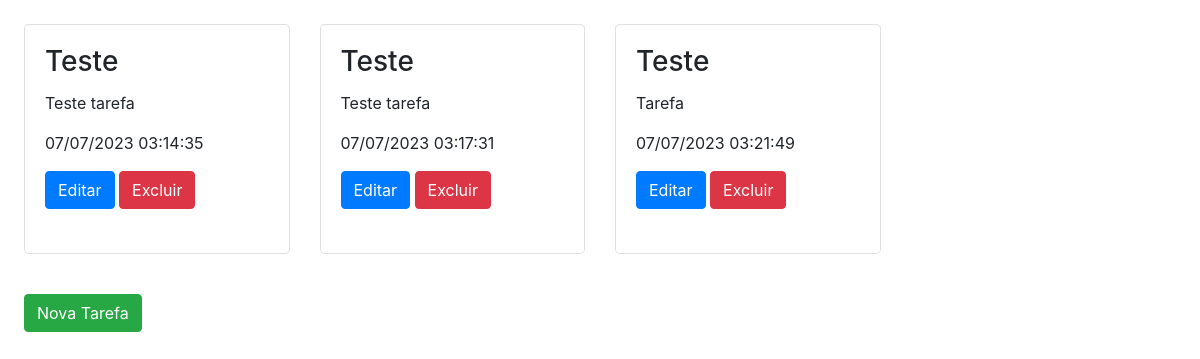
The app's page /, older data.
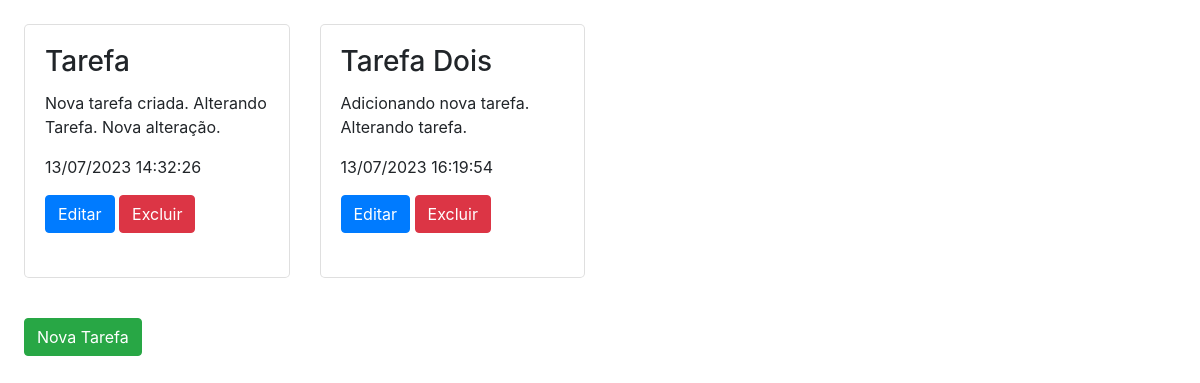
The same page, newer data.
### tasks/models.py (models this page shows, shortened)
class Task(models.Model):
    titulo = models.CharField(max_length=255)
    descricao = models.TextField()
    criado_em = models.DateTimeField(auto_now_add=True)
    responsavel = models.CharField(max_length=255, null=True, blank=True)

### tasks/views.py (the view)
# urls.py: path('', views.task_list, name='task_list'),
def task_list(request):
    tasks = Task.objects.all()
    return render(request, 'tasks/task_list.html', {'tasks': tasks})

### tasks/templates/tasks/task_list.html (shortened to what this page needs)
{% load bootstrap4 %}
{% load tz %}
<!DOCTYPE html>
<html>
<head>
    {% bootstrap_css %}
</head>
<body class="p-4">
    <div class="row mb-4">
        {% for task in tasks %}
            <div class="col-md-3">
                <div class="card mb-3">
                    <div class="card-body">
                        <h3 class="card-title">{{ task.titulo }}</h3>
                        <p class="card-text card-description">{{ task.descricao }}</p>
                        <p class="card-text">{{ task.criado_em|date:"d/m/Y H:i:s" }}</p>
                        <a href="{% url 'tasks:task_update' pk=task.pk %}" class="btn btn-primary mb-4">Editar</a>
                        <a href="{% url 'tasks:task_delete' pk=task.pk %}" class="btn btn-danger btn-delete mb-4">Excluir</a>
                    </div>
                </div>
            </div>
        {% empty %}
            <p>Nenhuma Tarefa Cadastrada.</p>
        {% endfor %}
    </div>
    <a href="{% url 'tasks:task_create' %}" class="btn btn-success mb-4">Nova Tarefa</a>
</body>
</html>

### tasks/templates/tasks/task_list.html (style rules this page uses)
.card { border-radius: 5px; }
.card-description { max-height: 150px; overflow: hidden; }

Row changes from the older to the newer data that the page shows:
removed Task: titulo "Teste", descricao "Teste tarefa", criado_em "07/07/2023 03:14:35"
removed Task: titulo "Teste", descricao "Teste tarefa", criado_em "07/07/2023 03:17:31"
removed Task: titulo "Teste", descricao "Tarefa", criado_em "07/07/2023 03:21:49"
added Task: titulo "Tarefa", descricao "Nova tarefa criada. Alterando Tarefa. Nova alteração.", criado_em "13/07/2023 14:32:26"
added Task: titulo "Tarefa Dois", descricao "Adicionando nova tarefa. Alterando tarefa.", criado_em "13/07/2023 16:19:54"
